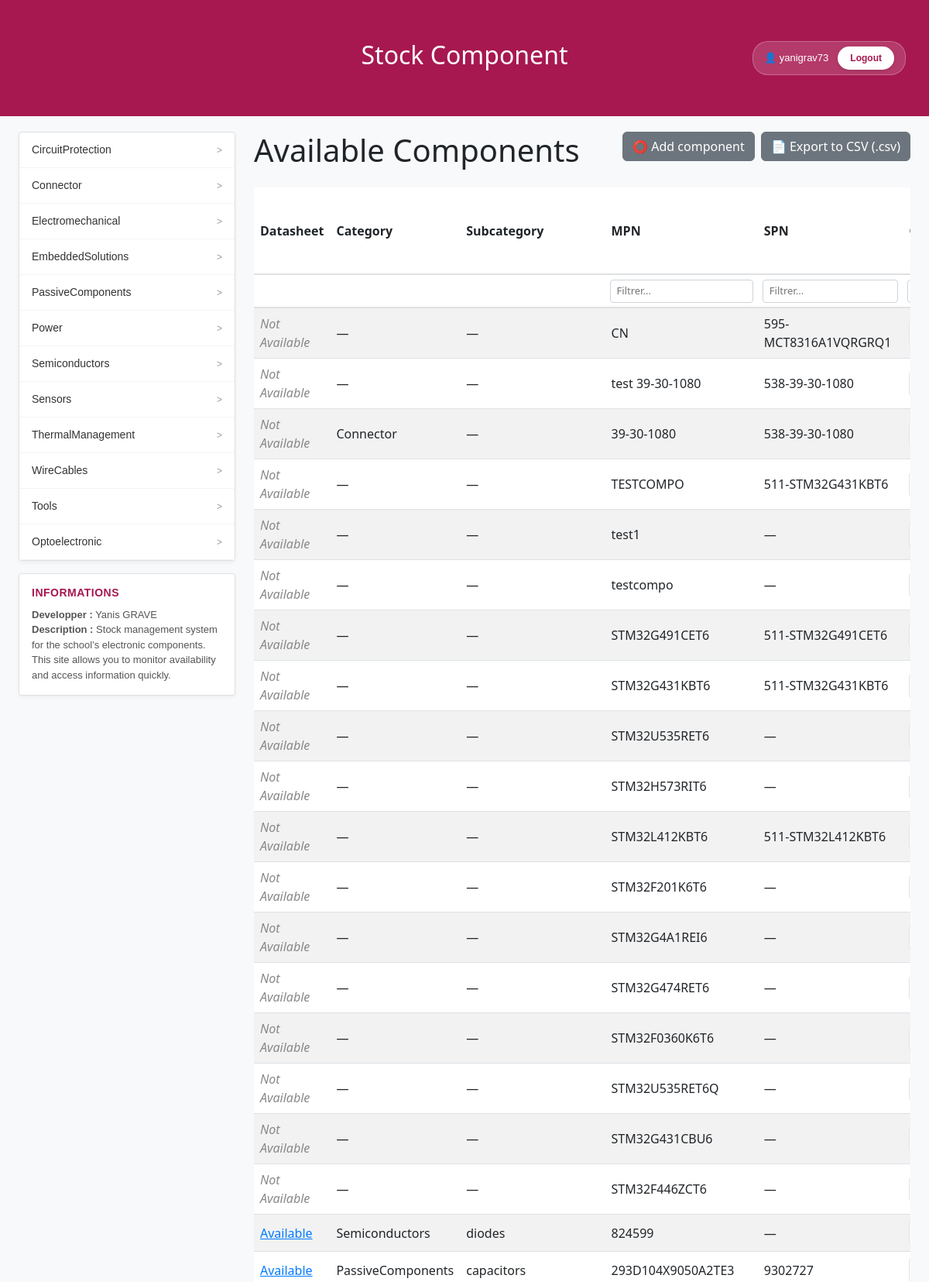
The app's page /component/ (signed in, upper part) with its own data.
### rfid_reader_app/models.py (models this page shows, shortened)
class Category(models.Model):
    name = models.CharField(max_length=100)

class Component(models.Model):
    SMD_THT_CHOICES = [
        ('SMD', 'SMD'),
        ('THT', 'THT'),
        ('other', 'Other'),
    ]
    mpn         = models.CharField(max_length=100)
    spn         = models.CharField(max_length=100, blank=True)
    quantity    = models.IntegerField(default=0)
    smd_or_tht     = models.CharField(max_length=10,choices=SMD_THT_CHOICES,default='SMD')
    package     = models.ForeignKey(Package, on_delete=models.SET_NULL,null=True, blank=True,related_name='components')
    category    = models.ForeignKey(Category, on_delete=models.SET_NULL,null=True, blank=True,related_name='components')
    subcategory = models.ForeignKey(Subcategory, on_delete=models.SET_NULL,null=True, blank=True,related_name='components')
    datasheet_url = models.CharField(max_length=1000,blank=True)
    unit_price_ht = models.FloatField(default=0.0)
    class Meta:
            permissions = [
                ("can_add_component", "Can add component in database"),
            ]

class Subcategory(models.Model):
    category = models.ForeignKey(Category, on_delete=models.CASCADE,related_name='subcategories')
    name = models.CharField(max_length=100)

### rfid_reader_app/views.py (the view)
# urls.py: path('component/', component_list, name='component_list'),
@login_required
def component_list(request):
    components = Component.objects.all().select_related(
        'category', 'subcategory', 'package'
    ).order_by('-id')
    categories = Category.objects.all()
    subcategories = Subcategory.objects.all()
    est_responsable = request.user.groups.filter(name='stock_manager').exists()
    est_lecteur = request.user.groups.filter(name='reader').exists()
    return render(request, 'component_list.html', {
        'components': components,
        'categories': categories,
        'subcategories': subcategories,
        'est_responsable_stock': est_responsable,
        'est_reader': est_lecteur,
    })

### rfid_reader_app/templates/component_list.html (shortened to what this page needs)
<!DOCTYPE html>
<html lang="fr">
<head>
    <link href="https://cdn.jsdelivr.net/npm/bootstrap@5.3.0/dist/css/bootstrap.min.css" rel="stylesheet">
</head>
<body>
	<div class="rectangle-haut {% if est_responsable_stock %}bg-stock_manager{% elif est_reader %}bg-reader{% else %}bg-visitor{% endif %}">
		<h2>Stock Component</h2>
		<div class="auth-container">
			{% if user.is_authenticated %}
				<div class="user-logged">
					<span class="username-text">👤 {{ user.username }}</span>
					<a href="{% url 'cas_ng_logout' %}" class="btn-cas-logout">Logout</a>
				</div>
			{% else %}
				<a href="{% url 'cas_ng_login' %}" class="btn-cas-login">Login</a>
			{% endif %}
		</div>
	</div>
    <div class="container-fluid d-flex gap-4 px-4">
        <div class="d-flex flex-column gap-3" style="width: 280px; min-width: 280px;">
            <div class="mouser-sidebar w-100" style="box-sizing: border-box;">
                <ul class="category-list">
                    {% for category in categories %}
                        <li class="category-item">
                            <a href="#" class="category-link reset-category-filter">
                                <span>{{ category.name }}</span>
                                <span class="arrow">&gt;</span>
                            </a>
                        </li>
                    {% endfor %}
                </ul>
            </div>
            <div class="sidebar-description">
                <h5>Informations </h5>
                <p>
                    <strong>Developper :</strong> Yanis GRAVE <br>
                    <strong>Description :</strong> Stock management system for the school’s electronic components. This site allows you to monitor availability and access information quickly.
                </p>
            </div>
        </div>
        <div class="flex-grow-1 d-flex flex-column right-content-column" style="height: 100%; overflow: hidden;">
            <div class="d-flex justify-content-between align-items-start mb-4 flex-shrink-0">
                <div>
                    <h1 class="m-0" style="font-size: 2.5rem; font-weight: 500;">Available Components</h1>
                </div>
				<div class="d-flex gap-2">
					{% if perms.rfid_reader_app.can_add_component %}
						<a href="{% url 'add_component' %}" class="btn btn-secondary d-flex align-items-center gap-2">
							⭕ Add component
						</a>
					{% endif %}
					<a href="{% url 'export_components_csv' %}" class="btn btn-secondary d-flex align-items-center gap-2">
						📄 Export to CSV (.csv)
					</a>
				</div>
            </div>
            <div class="table-scroll-wrapper">
                <table class="table table-striped align-middle bg-white rounded shadow-sm" id="componentTable">
                    <thead>
                        <tr>
                            <th>Datasheet</th>
                            <th>Category</th>
                            <th>Subcategory</th>
                            <th>MPN</th>
                            <th>SPN</th>
                            <th>Quantity</th>
                        </tr>
                        <tr class="search-row">
                            <th></th>
                            <th></th>
                            <th></th>
                            <th><input type="text" class="search-input" data-col="3" placeholder="Filtrer..."></th>
                            <th><input type="text" class="search-input" data-col="4" placeholder="Filtrer..."></th>
                            <th><input type="text" class="search-input" data-col="5" placeholder="Filtrer..."></th>
                        </tr>
                    </thead>
                    <tbody>
                        {% for component in components %}
                        <tr>
                            <td>
                                {% if component.datasheet_url %}
                                    <a href="{{ component.datasheet_url }}" target="_blank" style="color: #007bff; text-decoration: underline;">
                                        Available
                                    </a>
                                {% elif mouser_data.datasheet %}
                                    <a href="{{ mouser_data.datasheet }}" target="_blank" style="color: #007bff; text-decoration: underline;">
                                        Available
                                    </a>
                                {% else %}
                                    <span style="color: #888; font-style: italic;">Not Available</span>
                                {% endif %}
                            </td>
                            <td>{{ component.category.name|default:"—" }}</td>
                            <td>{{ component.subcategory.name|default:"—" }}</td>
                            <td>{{ component.mpn }}</td>
                            <td>{{ component.spn|default:"—" }}</td>
                            <td>
                            </td>
                        </tr>
                        {% endfor %}
                    </tbody>
                </table>
            </div>
        </div>
    </div>
</body>
</html>

### rfid_reader_app/templates/component_list.html (style rules this page uses)
html, body { height: 100vh; margin: 0; padding: 0; background-color: #f8f9fa; overflow: hidden; display: flex; flex-direction: column; }
.rectangle-haut { width: 100%; height: 150px; min-height: 150px; flex-shrink: 0; background-color: #a71850; color: white; display: flex; align-items: center; justify-content: center; position: relative; }
.rectangle-haut.bg-stock_manager { background-color: #a71850; }
.auth-container { position: absolute; top: 50%; transform: translateY(-50%); right: 30px; z-index: 100; }
.user-logged { display: flex; align-items: center; gap: 12px; background-color: rgba(255, 255, 255, 0.15); padding: 6px 14px; border-radius: 20px; border: 1px solid rgba(255, 255, 255, 0.25); }
.username-text { font-size: 13px; font-weight: 500; color: #ffffff; font-family: Arial, sans-serif; }
.btn-cas-logout, .btn-cas-login { display: inline-block; background-color: #ffffff; color: #a71850; text-decoration: none; font-size: 12px; font-weight: bold; font-family: Arial, sans-serif; padding: 6px 16px; border-radius: 15px; transition: all 0.2s ease; box-shadow: 0 2px 4px rgba(0,0,0,0.1); }
.container-fluid.d-flex.gap-4.px-4 { height: calc(100vh - 150px); padding-top: 20px; overflow: hidden; }
.d-flex.flex-column.gap-3[style*="width: 280px"] { height: 100%; overflow: visible !important; }
.mouser-sidebar { width: 280px; min-width: 280px; background-color: #ffffff; border: 1px solid #e0e0e0; font-family: Arial, sans-serif; position: relative; box-shadow: 0 2px 5px rgba(0,0,0,0.05); border-radius: 4px; align-self: flex-start; }
.category-list { list-style: none; margin: 0; padding: 0; }
.category-item { position: static; }
.category-link { display: flex; justify-content: space-between; align-items: center; padding: 12px 16px; color: #333333; text-decoration: none; font-size: 14px; border-bottom: 1px solid #f5f5f5; transition: background-color 0.2s, color 0.2s; }
.category-link .arrow { color: #999999; font-size: 12px; }
.sidebar-description { width: 280px; min-width: 280px; background-color: #ffffff; border: 1px solid #e0e0e0; font-family: Arial, sans-serif; box-shadow: 0 2px 5px rgba(0,0,0,0.05); border-radius: 4px; padding: 16px; box-sizing: border-box; }
.sidebar-description h5 { color: #a71850; font-size: 14px; font-weight: bold; margin-top: 0; margin-bottom: 10px; text-transform: uppercase; letter-spacing: 0.5px; }
.sidebar-description p { color: #555555; font-size: 13px; line-height: 1.5; margin: 0; }
.table-scroll-wrapper { flex-grow: 1; overflow-y: auto; overflow-x: auto; padding-right: 5px; }
.table thead { position: sticky; top: 0; z-index: 20; }
.table thead th { background-color: #ffffff !important; box-shadow: inset 0 -1px 0 #e0e0e0; vertical-align: middle; }
.search-row th { background-color: #fdfdfd !important; padding: 6px !important; border-top: none !important; }
.search-input { width: 100%; padding: 4px 8px; font-size: 13px; border: 1px solid #ced4da; border-radius: 4px; box-sizing: border-box; }

### records on screen
Category: name "CircuitProtection"
Category: name "Connector"
Category: name "Electromechanical"
Category: name "EmbeddedSolutions"
Category: name "PassiveComponents"
Category: name "Power"
Category: name "Semiconductors"
Category: name "Sensors"
Category: name "ThermalManagement"
Category: name "WireCables"
Category: name "Tools"
Category: name "Optoelectronic"
Component: datasheet_url "Not Available", category.name "—", subcategory.name "—", mpn "CN", spn "595-MCT8316A1VQRGRQ1"
Component: datasheet_url "Not Available", category.name "—", subcategory.name "—", mpn "test 39-30-1080", spn "538-39-30-1080"
Component: datasheet_url "Not Available", category.name "Connector", subcategory.name "—", mpn "39-30-1080", spn "538-39-30-1080"
Component: datasheet_url "Not Available", category.name "—", subcategory.name "—", mpn "TESTCOMPO", spn "511-STM32G431KBT6"
Component: datasheet_url "Not Available", category.name "—", subcategory.name "—", mpn "test1", spn "—"
Component: datasheet_url "Not Available", category.name "—", subcategory.name "—", mpn "testcompo", spn "—"
Component: datasheet_url "Not Available", category.name "—", subcategory.name "—", mpn "STM32G491CET6", spn "511-STM32G491CET6"
Component: datasheet_url "Not Available", category.name "—", subcategory.name "—", mpn "STM32G431KBT6", spn "511-STM32G431KBT6"
Component: datasheet_url "Not Available", category.name "—", subcategory.name "—", mpn "STM32U535RET6", spn "—"
Component: datasheet_url "Not Available", category.name "—", subcategory.name "—", mpn "STM32H573RIT6", spn "—"
Component: datasheet_url "Not Available", category.name "—", subcategory.name "—", mpn "STM32L412KBT6", spn "511-STM32L412KBT6"
Component: datasheet_url "Not Available", category.name "—", subcategory.name "—", mpn "STM32F201K6T6", spn "—"
Component: datasheet_url "Not Available", category.name "—", subcategory.name "—", mpn "STM32G4A1REI6", spn "—"
Component: datasheet_url "Not Available", category.name "—", subcategory.name "—", mpn "STM32G474RET6", spn "—"
Component: datasheet_url "Not Available", category.name "—", subcategory.name "—", mpn "STM32F0360K6T6", spn "—"
Component: datasheet_url "Not Available", category.name "—", subcategory.name "—", mpn "STM32U535RET6Q", spn "—"
Component: datasheet_url "Not Available", category.name "—", subcategory.name "—", mpn "STM32G431CBU6", spn "—"
Component: datasheet_url "Not Available", category.name "—", subcategory.name "—", mpn "STM32F446ZCT6", spn "—"
Component: category.name "Semiconductors", subcategory.name "diodes", mpn "824599", spn "—"
Component: category.name "PassiveComponents", subcategory.name "capacitors", mpn "293D104X9050A2TE3", spn "9302727"

### other values on screen
{{ user.username }} "yanigrav73"
